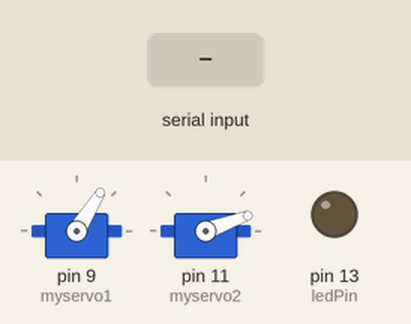
A sketch run on a simulated Arduino Uno, built with avr-gcc and run on an emulated ATmega328P. Shown: 2 × servo, output pins drawn as LEDs (lit = HIGH). The test bench sets the inputs (shaded band).

Above: at 1.2 s.
1.3 s: "90,45\n" received over Serial
Timing chart, 0 to 4.3 s (numbered marks = the images above; inputs shaded):
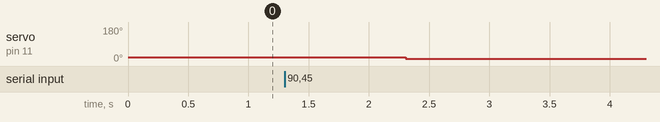

The sketch:

sketch_mar24a.ino
```cpp
#include <Servo.h>
int ledPin = 13; // the number of the LED pin
char say[10];
Servo myservo1,myservo2;

void setup()
{
  Serial.begin(9600);
  pinMode(ledPin, OUTPUT);
  digitalWrite(ledPin, LOW);
  myservo1.attach(9);
  myservo2.attach(11);
  myservo2.write(20);
  myservo1.write(58);

}


void loop()
{
  if(Serial.available())
  {
      Serial.readBytes(say,7);
      int a;
      for(a=0;a<=7;a++)
      say[a]=say[a]-'0';
        int top1=(say[0]*1000)+(say[1]*100)+(say[2]*10)+say[3];
        int top2=(say[4]*1000)+(say[5]*100)+(say[6]*10)+say[7];
        if(top1>750 && top1<1550)
           myservo1.writeMicroseconds(top1);
//           delay(500);
        if(top2>450 && top2<1050)
           myservo2.writeMicroseconds(top2);
      Serial.flush();
  }
    //058020
    //1145
    //0752

}
```

Measured:
- after the input at 1.3 s, servo on pin 11 (myservo2): 20° → 12° after 1.0 s
